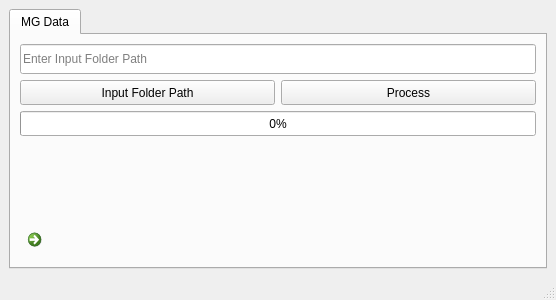
<?xml version="1.0" encoding="UTF-8"?>
<ui version="4.0">
 <class>Scanner</class>
 <widget class="QMainWindow" name="Scanner">
  <property name="geometry">
   <rect>
    <x>0</x>
    <y>0</y>
    <width>556</width>
    <height>300</height>
   </rect>
  </property>
  <property name="windowTitle">
   <string>Scanner</string>
  </property>
  <widget class="QWidget" name="centralwidget">
   <layout class="QGridLayout" name="gridLayout">
    <item row="0" column="0">
     <widget class="QTabWidget" name="tabWidget">
      <property name="styleSheet">
       <string notr="true">font: 10pt &quot;Arial&quot;;</string>
      </property>
      <property name="currentIndex">
       <number>0</number>
      </property>
      <widget class="QWidget" name="tab_2">
       <attribute name="title">
        <string>MG Data</string>
       </attribute>
       <layout class="QGridLayout" name="gridLayout_2">
        <item row="2" column="0" colspan="2">
         <widget class="QProgressBar" name="pbar_tab2">
          <property name="minimumSize">
           <size>
            <width>0</width>
            <height>25</height>
           </size>
          </property>
          <property name="value">
           <number>0</number>
          </property>
         </widget>
        </item>
        <item row="3" column="0" colspan="2">
         <widget class="QLabel" name="lbl1_tab2_2">
          <property name="minimumSize">
           <size>
            <width>0</width>
            <height>10</height>
           </size>
          </property>
          <property name="styleSheet">
           <string notr="true">color:rgb(0, 0, 255)</string>
          </property>
          <property name="text">
           <string/>
          </property>
         </widget>
        </item>
        <item row="4" column="0" colspan="2">
         <widget class="QLabel" name="lbl1_tab2">
          <property name="minimumSize">
           <size>
            <width>0</width>
            <height>30</height>
           </size>
          </property>
          <property name="styleSheet">
           <string notr="true">color:rgb(0, 0, 255)</string>
          </property>
          <property name="text">
           <string/>
          </property>
         </widget>
        </item>
        <item row="1" column="1">
         <widget class="QPushButton" name="btn_process2">
          <property name="sizePolicy">
           <sizepolicy hsizetype="Minimum" vsizetype="Fixed">
            <horstretch>0</horstretch>
            <verstretch>1</verstretch>
           </sizepolicy>
          </property>
          <property name="minimumSize">
           <size>
            <width>0</width>
            <height>25</height>
           </size>
          </property>
          <property name="text">
           <string>Process</string>
          </property>
         </widget>
        </item>
        <item row="1" column="0">
         <widget class="QPushButton" name="btn_browse2">
          <property name="sizePolicy">
           <sizepolicy hsizetype="Minimum" vsizetype="Fixed">
            <horstretch>0</horstretch>
            <verstretch>1</verstretch>
           </sizepolicy>
          </property>
          <property name="minimumSize">
           <size>
            <width>0</width>
            <height>25</height>
           </size>
          </property>
          <property name="text">
           <string>Input Folder Path</string>
          </property>
         </widget>
        </item>
        <item row="5" column="0" colspan="2">
         <widget class="QCommandLinkButton" name="lnk_tab2">
          <property name="minimumSize">
           <size>
            <width>0</width>
            <height>30</height>
           </size>
          </property>
          <property name="font">
           <font>
            <family>Arial</family>
            <pointsize>10</pointsize>
            <weight>50</weight>
            <italic>false</italic>
            <bold>false</bold>
           </font>
          </property>
          <property name="text">
           <string/>
          </property>
         </widget>
        </item>
        <item row="0" column="0" colspan="2">
         <widget class="QLineEdit" name="le_tab2">
          <property name="sizePolicy">
           <sizepolicy hsizetype="Expanding" vsizetype="Fixed">
            <horstretch>0</horstretch>
            <verstretch>1</verstretch>
           </sizepolicy>
          </property>
          <property name="minimumSize">
           <size>
            <width>0</width>
            <height>30</height>
           </size>
          </property>
          <property name="text">
           <string/>
          </property>
          <property name="placeholderText">
           <string>Enter Input Folder Path</string>
          </property>
         </widget>
        </item>
       </layout>
      </widget>
     </widget>
    </item>
   </layout>
  </widget>
  <widget class="QStatusBar" name="statusbar"/>
 </widget>
 <resources/>
 <connections/>
</ui>
